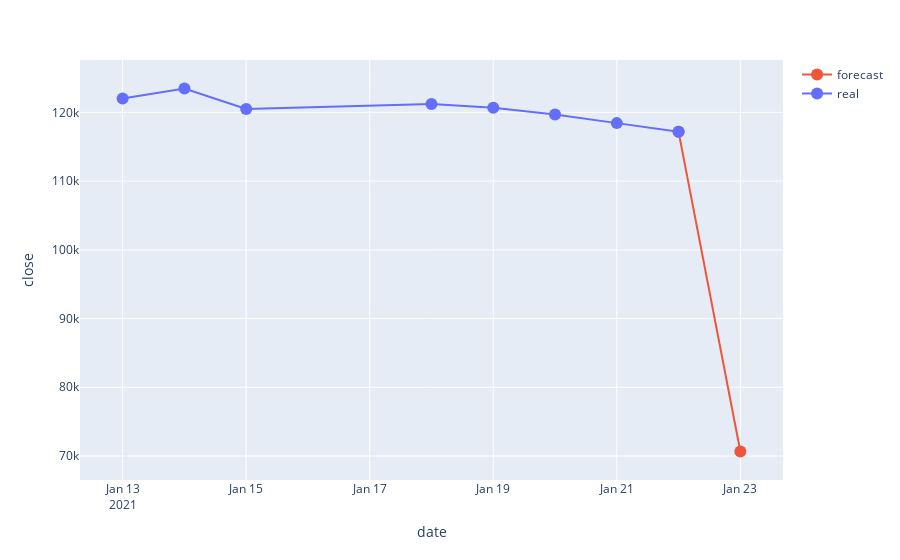

Notebook code for this chart:
### Code cell
import plotly.express as px

df = ibovespa
fig = px.scatter(dados, x='date', y="close", color="type", hover_data=['date', 'close'])
fig.data[1].update(mode='markers+lines', hovertemplate="date=%{x}<br>close=%{y}<extra></extra>")
fig.data[0].update(mode='markers+lines', hovertemplate="date=%{x}<br>close=%{y}<extra></extra>")
fig.data = fig.data[::-1]
fig.update_traces(marker=dict(size=12))
fig.update_layout({'legend_title_text': ''})
fig.show()
fig.write_html("website/graph.html")

### Figure 1 — Plotly figure (JSON) as saved in the notebook; plotly's stock layout.template omitted (floating-point values rounded to 4 significant figures)
{"data": [{"hovertemplate": "date=%{x}<br>close=%{y}<extra></extra>", "legendgroup": "forecast", "marker": {"color": "#EF553B", "size": 12, "symbol": "circle"}, "mode": "markers+lines", "name": "forecast", "orientation": "v", "showlegend": true, "type": "scatter", "x": ["2021-01-22", "2021-01-23"], "xaxis": "x", "y": [117172, 70660.0], "yaxis": "y"}, {"hovertemplate": "date=%{x}<br>close=%{y}<extra></extra>", "legendgroup": "real", "marker": {"color": "#636efa", "size": 12, "symbol": "circle"}, "mode": "markers+lines", "name": "real", "orientation": "v", "showlegend": true, "type": "scatter", "x": ["2021-01-13", "2021-01-14", "2021-01-15", "2021-01-18", "2021-01-19", "2021-01-20", "2021-01-21", "2021-01-22"], "xaxis": "x", "y": [122040, 123481, 120502, 121242, 120673, 119708, 118443, 117172], "yaxis": "y"}], "layout": {"legend": {"title": {"text": ""}, "tracegroupgap": 0}, "margin": {"t": 60}, "xaxis": {"anchor": "y", "domain": [0, 1], "title": {"text": "date"}}, "yaxis": {"anchor": "x", "domain": [0, 1], "title": {"text": "close"}}}}
